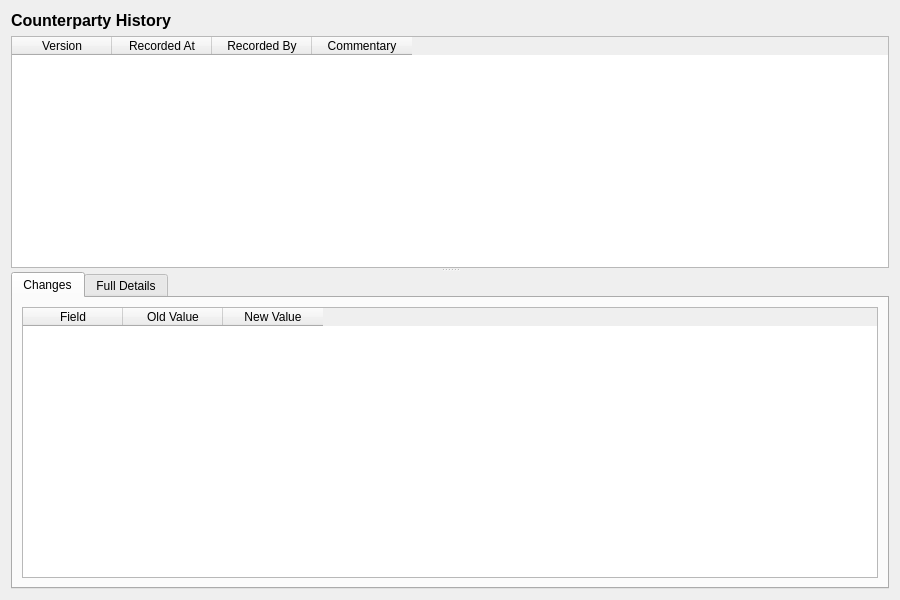
<?xml version="1.0" encoding="UTF-8"?>
<ui version="4.0">
 <class>CounterpartyHistoryDialog</class>
 <widget class="QWidget" name="CounterpartyHistoryDialog">
  <property name="geometry">
   <rect>
    <x>0</x>
    <y>0</y>
    <width>900</width>
    <height>600</height>
   </rect>
  </property>
  <property name="windowTitle">
   <string>Counterparty History</string>
  </property>
  <layout class="QVBoxLayout" name="verticalLayout">
   <item>
    <widget class="QLabel" name="titleLabel">
     <property name="font">
      <font>
       <pointsize>12</pointsize>
       <bold>true</bold>
      </font>
     </property>
     <property name="text">
      <string>Counterparty History</string>
     </property>
    </widget>
   </item>
   <item>
    <widget class="QSplitter" name="splitter">
     <property name="orientation">
      <enum>Qt::Vertical</enum>
     </property>
     <widget class="QTableWidget" name="versionListWidget">
      <property name="minimumHeight">
       <number>150</number>
      </property>
      <property name="maximumHeight">
       <number>250</number>
      </property>
      <property name="alternatingRowColors">
       <bool>true</bool>
      </property>
      <property name="editTriggers">
       <set>QAbstractItemView::NoEditTriggers</set>
      </property>
      <property name="selectionMode">
       <enum>QAbstractItemView::SingleSelection</enum>
      </property>
      <property name="selectionBehavior">
       <enum>QAbstractItemView::SelectRows</enum>
      </property>
      <column>
       <property name="text">
        <string>Version</string>
       </property>
      </column>
      <column>
       <property name="text">
        <string>Recorded At</string>
       </property>
      </column>
      <column>
       <property name="text">
        <string>Recorded By</string>
       </property>
      </column>
      <column>
       <property name="text">
        <string>Commentary</string>
       </property>
      </column>
     </widget>
     <widget class="QWidget" name="detailWidget">
      <layout class="QVBoxLayout" name="detailLayout">
       <property name="leftMargin">
        <number>0</number>
       </property>
       <property name="topMargin">
        <number>0</number>
       </property>
       <property name="rightMargin">
        <number>0</number>
       </property>
       <property name="bottomMargin">
        <number>0</number>
       </property>
       <item>
        <widget class="QTabWidget" name="tabWidget">
         <property name="currentIndex">
          <number>0</number>
         </property>
         <widget class="QWidget" name="changesTab">
          <attribute name="title">
           <string>Changes</string>
          </attribute>
          <layout class="QVBoxLayout" name="changesTabLayout">
           <item>
            <widget class="QTableWidget" name="changesTableWidget">
             <property name="editTriggers">
              <set>QAbstractItemView::NoEditTriggers</set>
             </property>
             <property name="alternatingRowColors">
              <bool>true</bool>
             </property>
             <property name="selectionMode">
              <enum>QAbstractItemView::SingleSelection</enum>
             </property>
             <property name="selectionBehavior">
              <enum>QAbstractItemView::SelectRows</enum>
             </property>
             <column>
              <property name="text">
               <string>Field</string>
              </property>
             </column>
             <column>
              <property name="text">
               <string>Old Value</string>
              </property>
             </column>
             <column>
              <property name="text">
               <string>New Value</string>
              </property>
             </column>
            </widget>
           </item>
          </layout>
         </widget>
         <widget class="QWidget" name="fullDetailsTab">
          <attribute name="title">
           <string>Full Details</string>
          </attribute>
          <layout class="QVBoxLayout" name="fullDetailsTabLayout">
           <item>
            <widget class="QScrollArea" name="scrollArea">
             <property name="widgetResizable">
              <bool>true</bool>
             </property>
             <widget class="QWidget" name="scrollAreaWidgetContents">
              <property name="geometry">
               <rect>
                <x>0</x>
                <y>0</y>
                <width>560</width>
                <height>450</height>
               </rect>
              </property>
              <layout class="QFormLayout" name="formLayout">
               <item row="0" column="0">
                <widget class="QLabel" name="codeValueLabel">
                 <property name="text">
                  <string>Short Code:</string>
                 </property>
                </widget>
               </item>
               <item row="0" column="1">
                <widget class="QLabel" name="codeValue">
                 <property name="text">
                  <string/>
                 </property>
                </widget>
               </item>
               <item row="1" column="0">
                <widget class="QLabel" name="nameValueLabel">
                 <property name="text">
                  <string>Full Name:</string>
                 </property>
                </widget>
               </item>
               <item row="1" column="1">
                <widget class="QLabel" name="nameValue">
                 <property name="text">
                  <string/>
                 </property>
                </widget>
               </item>
               <item row="2" column="0">
                <widget class="QLabel" name="transliteratedNameValueLabel">
                 <property name="text">
                  <string>Transliterated Name:</string>
                 </property>
                </widget>
               </item>
               <item row="2" column="1">
                <widget class="QLabel" name="transliteratedNameValue">
                 <property name="text">
                  <string/>
                 </property>
                </widget>
               </item>
               <item row="3" column="0">
                <widget class="QLabel" name="partyTypeValueLabel">
                 <property name="text">
                  <string>Party Type:</string>
                 </property>
                </widget>
               </item>
               <item row="3" column="1">
                <widget class="QLabel" name="partyTypeValue">
                 <property name="text">
                  <string/>
                 </property>
                </widget>
               </item>
               <item row="4" column="0">
                <widget class="QLabel" name="statusValueLabel">
                 <property name="text">
                  <string>Status:</string>
                 </property>
                </widget>
               </item>
               <item row="4" column="1">
                <widget class="QLabel" name="statusValue">
                 <property name="text">
                  <string/>
                 </property>
                </widget>
               </item>
               <item row="5" column="0">
                <widget class="QLabel" name="businessCenterValueLabel">
                 <property name="text">
                  <string>Business Center:</string>
                 </property>
                </widget>
               </item>
               <item row="5" column="1">
                <widget class="QLabel" name="businessCenterValue">
                 <property name="text">
                  <string/>
                 </property>
                </widget>
               </item>
               <item row="6" column="0">
                <widget class="QLabel" name="versionNumberLabel">
                 <property name="text">
                  <string>Version:</string>
                 </property>
                </widget>
               </item>
               <item row="6" column="1">
                <widget class="QLabel" name="versionNumberValue">
                 <property name="text">
                  <string/>
                 </property>
                </widget>
               </item>
               <item row="7" column="0">
                <widget class="QLabel" name="recordedByLabel">
                 <property name="text">
                  <string>Recorded By:</string>
                 </property>
                </widget>
               </item>
               <item row="7" column="1">
                <widget class="QLabel" name="recordedByValue">
                 <property name="text">
                  <string/>
                 </property>
                </widget>
               </item>
               <item row="8" column="0">
                <widget class="QLabel" name="recordedAtLabel">
                 <property name="text">
                  <string>Recorded At:</string>
                 </property>
                </widget>
               </item>
               <item row="8" column="1">
                <widget class="QLabel" name="recordedAtValue">
                 <property name="text">
                  <string/>
                 </property>
                </widget>
               </item>
               <item row="9" column="0">
                <widget class="QLabel" name="changeCommentaryLabel">
                 <property name="text">
                  <string>Change Commentary:</string>
                 </property>
                </widget>
               </item>
               <item row="9" column="1">
                <widget class="QLabel" name="changeCommentaryValue">
                 <property name="text">
                  <string/>
                 </property>
                 <property name="wordWrap">
                  <bool>true</bool>
                 </property>
                </widget>
               </item>
              </layout>
             </widget>
            </widget>
           </item>
          </layout>
         </widget>
        </widget>
       </item>
      </layout>
     </widget>
    </widget>
   </item>
  </layout>
 </widget>
 <resources/>
 <connections/>
</ui>
